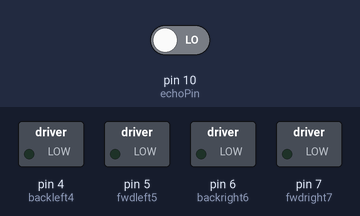
A sketch run on a simulated Arduino Uno, built with avr-gcc and run on an emulated ATmega328P. On the bench: switched loads named in the sketch (green lamp = pin HIGH). The test bench sets the inputs (shaded band); at power-on: pin 10 (echoPin) LOW. Random numbers use the default seed unless the sketch sets one; pins used as bus, display or sensor lines are not drawn.

Above: at 1.5 s.
At 2.5 s:
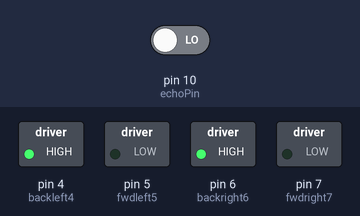
At 3.6 s:
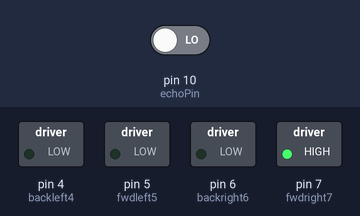
Timing chart, 0 to 6.8 s (numbered marks = the images above):
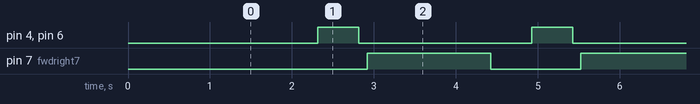

The sketch:

Obstacle_avoider_robo.ino
```cpp
int trigPin =9;  //Trig pin of HC-SR04
int echoPin =10; //Echo pin of HC-SR04

int backleft4 =4; //backward motion of Left motor
int fwdleft5 =5; //Forward motion of Left motor
int backright6=6; //backward motion of Right motor
int fwdright7=7; //Forward motion of Right motor

long duration , distance;
void setup() {
  delay(random(500,2000)); //Delay for a random time
  Serial.begin(9600);
  pinMode(backleft4,OUTPUT);
  pinMode(fwdleft5,OUTPUT);
  pinMode(backright6,OUTPUT);
  pinMode(fwdright7,OUTPUT);

  pinMode(trigPin,OUTPUT);
  pinMode(echoPin,INPUT);
}

void loop() {
  digitalWrite(trigPin,LOW);
  delayMicroseconds(2);
  digitalWrite(trigPin,HIGH);
  delayMicroseconds(2);
  duration= pulseIn(echoPin,HIGH);
  distance=(duration/58.2); //distance in cm
  delay(10);

if(distance>19){
  //MOVE FORWARD
digitalWrite(fwdright7,HIGH);
digitalWrite(backright6,LOW);
digitalWrite(fwdleft5,HIGH);
digitalWrite(backleft4,LOW);
}
else if(distance<18){
//STOP BRIEFLY
digitalWrite(fwdright7,LOW);
digitalWrite(backright6,LOW);
digitalWrite(fwdleft5,LOW);
digitalWrite(backleft4,LOW);
delay(500);

//MOVE BACKWARD
digitalWrite(fwdright7,LOW);
digitalWrite(backright6,HIGH);
digitalWrite(fwdleft5,LOW);
digitalWrite(backleft4,HIGH);
delay(500);

//STOP BRIEFLY
digitalWrite(fwdright7,LOW);
digitalWrite(backright6,LOW);
digitalWrite(fwdleft5,LOW);
digitalWrite(backleft4,LOW);
delay(100);

//MOVE FORWARD AND TURN
digitalWrite(fwdright7,HIGH);
digitalWrite(backright6,LOW);
digitalWrite(fwdleft5,LOW);
digitalWrite(backleft4,LOW);
delay(500);
}

}
```

Measured:
- by itself, pin 4 (backleft4), pin 6 (backright6): alternates HIGH for 0.50 s and LOW for 2.1 s
- by itself, pin 7 (fwdright7): alternates HIGH for 1.5 s and LOW for 1.1 s
- by itself, everything shown: repeats every 2.6 s, in 4 steps
